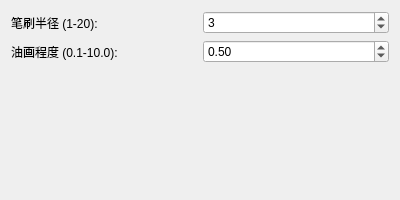
<ui version="4.0">
 <author/>
 <comment/>
 <exportmacro/>
 <class>easyOilPainting</class>
 <widget class="QWidget" name="easyOilPainting">
  <property name="geometry">
   <rect>
    <x>0</x>
    <y>0</y>
    <width>400</width>
    <height>200</height>
   </rect>
  </property>
  <property name="windowTitle">
   <string>简易油画</string>
  </property>
  <layout class="QVBoxLayout" name="verticalLayout">
   <item>
    <layout class="QHBoxLayout" name="horizontalLayout_2">
     <item>
      <widget class="QLabel" name="label_radius">
       <property name="text">
        <string>笔刷半径 (1-20):</string>
       </property>
      </widget>
     </item>
     <item>
      <widget class="QSpinBox" name="spinBox_radius">
       <property name="minimum">
        <number>1</number>
       </property>
       <property name="maximum">
        <number>20</number>
       </property>
       <property name="value">
        <number>3</number>
       </property>
      </widget>
     </item>
    </layout>
   </item>
   <item>
    <layout class="QHBoxLayout" name="horizontalLayout">
     <item>
      <widget class="QLabel" name="label_level">
       <property name="text">
        <string>油画程度 (0.1-10.0):</string>
       </property>
      </widget>
     </item>
     <item>
      <widget class="QDoubleSpinBox" name="doubleSpinBox_level">
       <property name="minimum">
        <double>0.100000000000000</double>
       </property>
       <property name="maximum">
        <double>10.000000000000000</double>
       </property>
       <property name="singleStep">
        <double>0.100000000000000</double>
       </property>
       <property name="value">
        <double>0.500000000000000</double>
       </property>
      </widget>
     </item>
    </layout>
   </item>
   <item>
    <spacer name="verticalSpacer">
     <property name="orientation">
      <enum>Qt::Vertical</enum>
     </property>
     <property name="sizeHint" stdset="0">
      <size>
       <width>20</width>
       <height>40</height>
      </size>
     </property>
    </spacer>
   </item>
  </layout>
 </widget>
 <pixmapfunction/>
 <connections/>
</ui>
